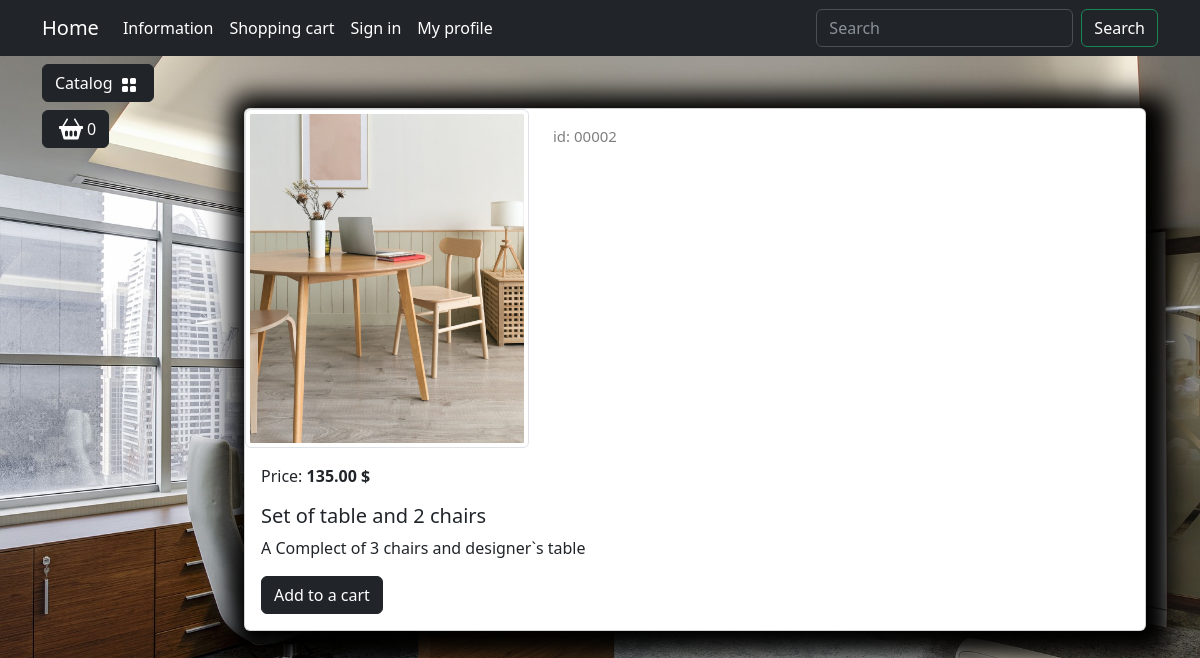
/catalog/product/set-of-table-and-2-chairs/, run on the app's committed database.
### goods/models.py (models this page shows, shortened)
class Products(models.Model):
    name = models.CharField(max_length=50, unique=True, verbose_name='Product')
    slug = models.SlugField(max_length=200, unique=True, blank=True, null=True, verbose_name='URL')
    description = models.TextField(max_length=500, blank=True, null=True, verbose_name="Description")
    image = models.ImageField(upload_to='goods_images', blank=True, null=True, verbose_name="Image")
    price = models.DecimalField(default=0.00, max_digits=7, decimal_places=2, verbose_name="Price")
    discount = models.DecimalField(default=0.00, max_digits=4, decimal_places=2, verbose_name="Discount in %")
    quantity = models.PositiveIntegerField(default=0, verbose_name='Quantity')
    category = models.ForeignKey(to=Categories, on_delete=models.CASCADE, verbose_name="Category")
    class Meta:
        db_table = 'product'
        verbose_name = 'Product'
        verbose_name_plural = "Products"
        ordering = ("id",)
    def display_id(self):
        return f'{self.id:05}'
    def sell_price(self):
        if self.discount:
            return round(self.price - self.price * self.discount/100, 2)
        return self.price

### goods/views.py (the view)
# urls.py: path('product/<slug:product_slug>/', views.product, name='product'),
def product(request, product_slug):
    product = Products.objects.get(slug=product_slug)
    context = {
        'product' : product,
    }
    return render(request, 'goods/product.html', context=context)

### goods/templatetags/goods_tags.py (called while the page is built)
@register.simple_tag()
def tag_categories():
    return Categories.objects.all()

### goods/templates/goods/product.html (shortened to what this page needs)
{% extends "main/base.html" %}
{% load static %}
{% block content %}
<div class="container mt-5">
    <div class="card mb-4 custom-shadow">
        <div class="row">
            <div class="col-md-4">
                <img src="{{ product.image.url }}"
                    class="img-thumbnail" data-bs-toggle="modal" data-bs-target="#imageModal1">
            </div>
            <div class="col-md-4 ">
                <p class="product_id mt-3"> id: {{ product.display_id }} </p>
            </div>
        </div>
        <div class="card-body">
            <p class="card-text">Price: <strong>{{ product.sell_price }} $</strong></p>
            <h5 class="card-title"> {{ product.name }} </h5>
            <p class="card-text">{{ product.description }}</p>
            <a href="#" class="btn btn-dark add-to-cart"> Add to a cart </a>
        </div>
    </div>
</div>
{% endblock content %}

### static/deps/css/my_css.css (style rules this page uses)
.custom-shadow { box-shadow: 5px 5px 25px 19px #000000; }
.product_id { color: gray; font-size: 15px; }

### data on the page
Products: image (picture), display_id "00002", sell_price "135.00", name "Set of table and 2 chairs", description "A Complect of 3 chairs and designer`s table"
